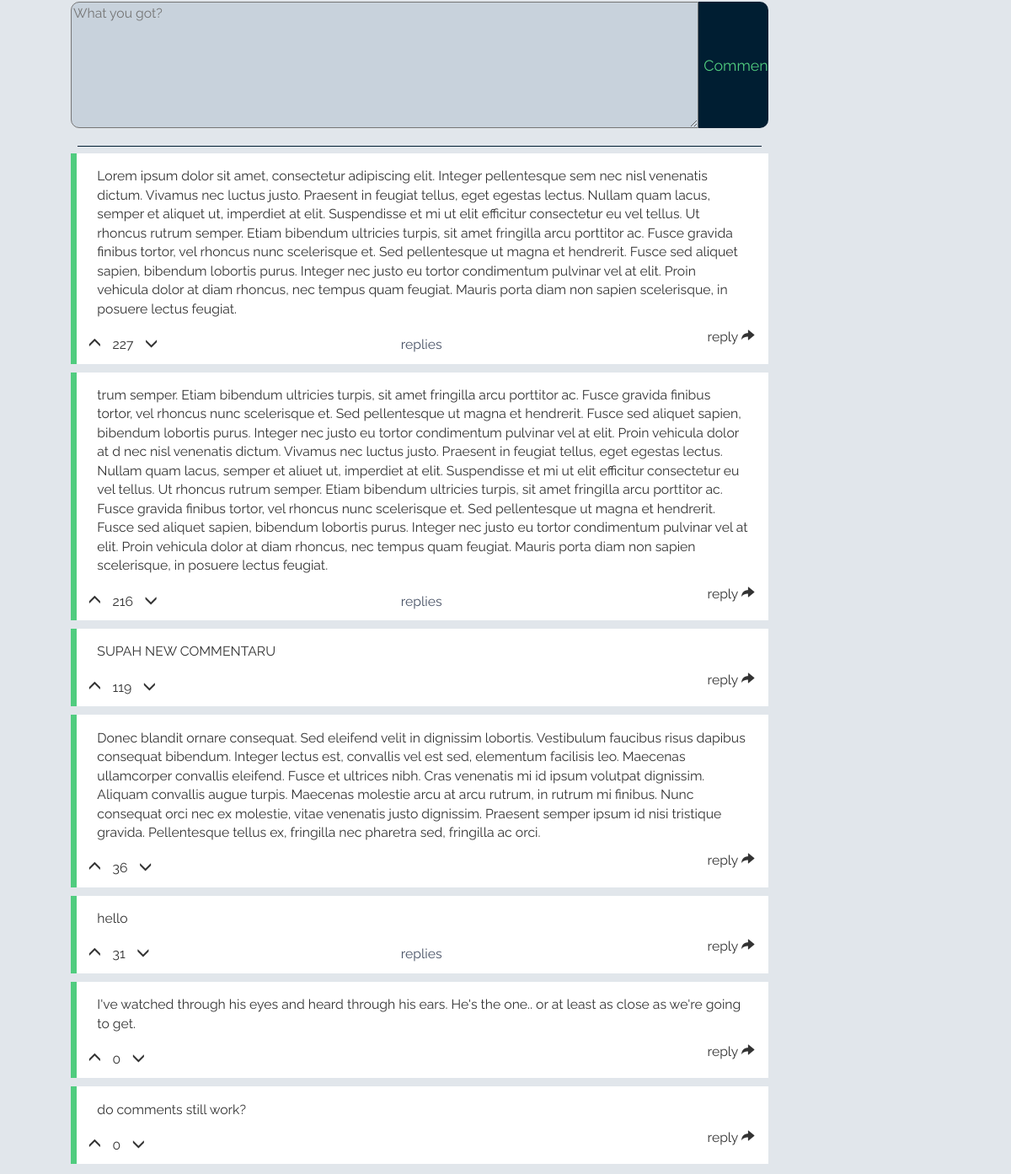
Page /solution/1/ (lower part) on the earlier database version.
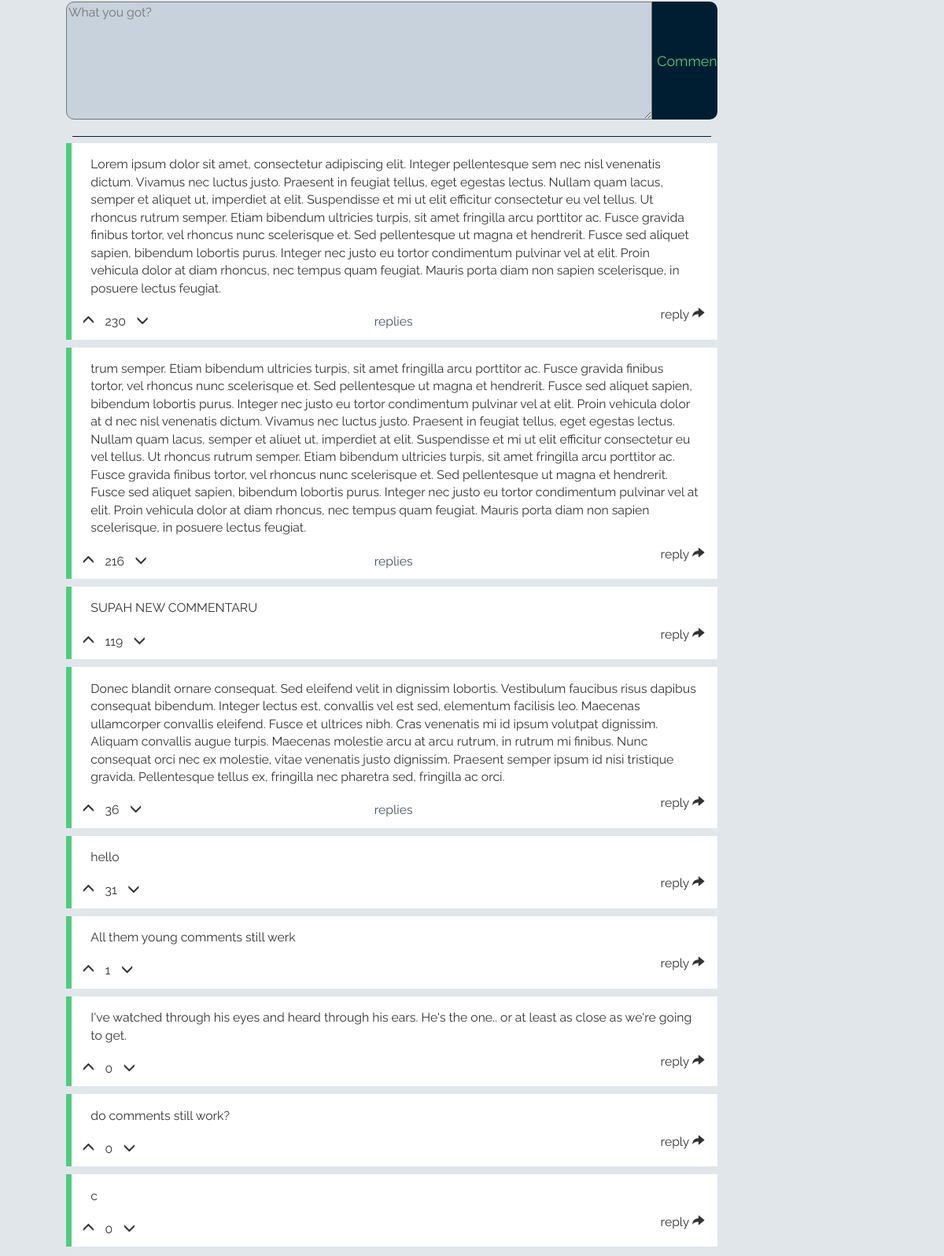
Same page on the later database version.
### solution/models.py (models this page shows, shortened)
class Comment(models.Model):
    module = models.ForeignKey(Module, on_delete=models.CASCADE, null=True, blank=True)
    par_comment = models.ForeignKey('self', on_delete=models.CASCADE, null=True, blank=True, related_name="comkids")
    points = models.IntegerField(default=0)
    content = models.TextField()
    class Meta:
        ordering = ['-points']

### solution/views.py (the view)
# urls.py: path('solution/<int:mod_pk>/', views.post),
def post(request, mod_pk):
    modules = Module.objects.all()
    current_module = Module.objects.get(pk=mod_pk)
    return render(request, 'solve.html', {'modules': modules, 'sections': current_module.section_set.all(), 'comments': current_module.comment_set.all(), 'current_module': current_module,})

### solution/templatetags/solution_extras.py (called while the page is built)
@register.inclusion_tag('comChildren.html')
def com_children_tag(comment):
    children = comment.comkids.all
    return {'children': children}

### solution/templates/solve.html (shortened to what this page needs)
<!DOCTYPE HTML>
<html lang="en">
<head>
  <link rel="stylesheet" href="https://maxcdn.bootstrapcdn.com/bootstrap/3.3.7/css/bootstrap.min.css">
  <link rel="stylesheet" type="text/css" href="/static/css/solve.css"></link>
  {% load solution_extras %}
</head>
<body>
  <div id="com_wrap">
    <div class="comments">
      <form method="POST" action="/solution/{{ current_module.pk }}/" id="comment_form" module="{{ current_module.pk }}">
        <textarea name="new_comment" id="comment_area" placeholder="What you got?"></textarea>
        <input type="submit" value="Comment" id="comment_submit">
      </form>
      <hr>
      {% for comment in comments %}
        <div class="comm" id="com_{{ comment.pk }}" pkid="{{ comment.pk }}">
          <p class="comment_text" pkid="{{ comment.pk }}">{{ comment.content }}</p>
          <div class="comment_points_wrap">
            <p class="comment_points">
              <span class="glyphicon glyphicon-menu-up comment_up" pkid="{{ comment.pk }}"></span>
            </p>
            <p class="comment_points" id="compoints_{{ comment.pk }}">{{ comment.points }}</p>
            <p class="comment_points">
              <span class="glyphicon glyphicon-menu-down comment_down" pkid="{{ comment.pk }}"></span>
            </p>
          </div>
          <div class="expand_wrap" pkid="{{ comment.pk }}">
          {% if comment.comkids.count > 0 %}
              <p class="expandable">replies</p>
          {% endif %}
          </div>
          <div class="reply_wrap" pkid="{{ comment.pk }}">
            <p class="reply">reply <span class="glyphicon glyphicon-share-alt"></span></p>
          </div>
        </div>
      {% endfor %}
    </div>
  </div>
</body>

Differences in the rows shown:
changed Comment (number 1 of 9 on the later page): points "227" → "230"
shown differently, row unchanged: Comment (number 4 of 9 on the later page): now shows "replies"
shown differently, row unchanged: Comment "hello": no longer shows "replies"
added Comment: content "All them young comments still werk", points "1"
added Comment: content "c", points "0"
